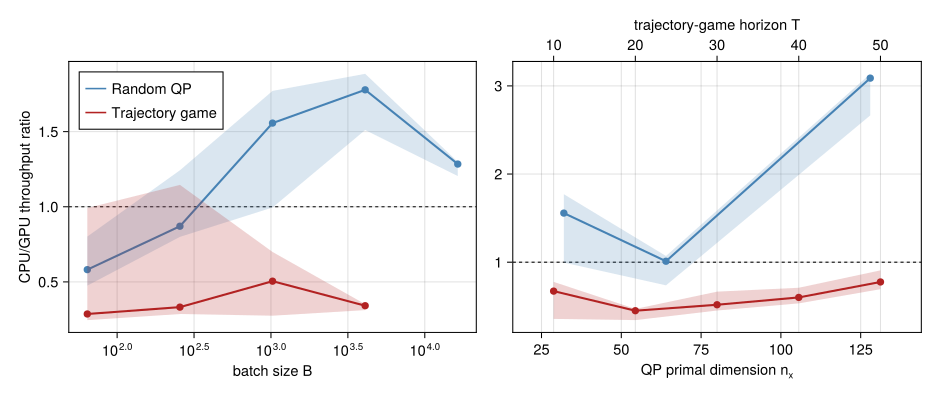

Julia code for this plot:
""" Generates the GPU-vs-CPU figure (§VII-D, fig:gpu): two panels, both plotting the same
quantity (CPU/GPU throughput ratio = CPU total time / GPU total time; >1 means GPU faster,
<1 means CPU faster). Left: vs. batch size B at the base per-instance size. Right: vs.
per-instance size at fixed B=1024 -- QP's n_x and the game's horizon T live on different
scales, so the right panel uses a twin x-axis (QP on bottom, game on top) sharing the
same y-axis, rather than conflating two different units on one axis.

All values are median-of-N from benchmark/results/per_rep.csv (see
verify_paper_numbers.jl's `median_reps` for the same pattern) -- N ranges from 5 (the
larger problem sizes / long horizons, added in commit 79f12df) to 30 (the base
configs). The game side uses warm_start=true, matching the paper's choice to restrict
the game comparison to the warm-started regime (§VII-D).

Each curve is shown with a shaded band: a CONSERVATIVE envelope
[min(CPU)/max(GPU), max(CPU)/min(GPU)] over the N repeated trials, not a statistical
confidence interval on the ratio itself (CPU and GPU reps are independent, unpaired
repeated trials of the same fixed computation, so there is no natural per-rep pairing
to bootstrap a tighter interval from). This is deliberately the widest reasonable band
given the two marginals; the true variability in the ratio is likely somewhat smaller.

Run with: julia --project=benchmark docs/paper/figures/gpu_vs_cpu.jl
Output:   docs/paper/figures/gpu_vs_cpu.pdf
"""

using Statistics: median
using CairoMakie
using CairoMakie: rich, subscript

const RESULTS = normpath(joinpath(@__DIR__, "..", "..", "..", "benchmark", "results"))

function readcsv(path)
    lines = readlines(path)
    header = [Symbol(replace(h, "/" => "_")) for h in split(lines[1], ",")]
    rows = NamedTuple[]
    for line in lines[2:end]
        isempty(line) && continue
        fields = split(line, ",")
        vals = map(fields) do f
            isempty(f) && return missing
            v = tryparse(Float64, f)
            v === nothing ? String(f) : v
        end
        push!(rows, NamedTuple{Tuple(header)}(Tuple(vals)))
    end
    rows
end
filt(rows; kw...) = filter(r -> all(getproperty(r, k) == v for (k, v) in pairs(kw)), rows)

pr = readcsv(joinpath(RESULTS, "per_rep.csv"))

"Conservative [lo, med, hi] envelope for the CPU/GPU total-time ratio over N repeated trials."
function speedup_stats(; kw...)
    cpu = filt(pr; device = "cpu", kw...)
    gpu = filt(pr; device = "gpu", kw...)
    (isempty(cpu) || isempty(gpu)) && return (; lo = NaN, med = NaN, hi = NaN)
    cpu_t = getproperty.(cpu, :total_time_s)
    gpu_t = getproperty.(gpu, :total_time_s)
    (;
        lo = minimum(cpu_t) / maximum(gpu_t),
        med = median(cpu_t) / median(gpu_t),
        hi = maximum(cpu_t) / minimum(gpu_t),
    )
end

"Draw a shaded min/max band plus the median line+markers for one series."
function plot_series!(ax, xs, stats; color)
    band!(ax, xs, getproperty.(stats, :lo), getproperty.(stats, :hi); color = (color, 0.2))
    lines!(ax, xs, getproperty.(stats, :med); color, linewidth = 2)
    scatter!(ax, xs, getproperty.(stats, :med); color, markersize = 10)
end

fig = Figure(; size = (900, 380))

# ---- Left: vs. batch size B, at base per-instance size (p32i16 / T10) --------------
axL = Axis(
    fig[1, 1];
    xlabel = "batch size B", ylabel = "CPU/GPU throughput ratio",
    xscale = log10,
)
hlines!(axL, [1]; color = :black, linestyle = :dash, linewidth = 1)

qp_B = [64.0, 256.0, 1024.0, 4096.0, 16384.0]
qp_stats_B = [speedup_stats(; problem = "qp", size = "p32i16", solver = "batched", warm_start = "false", num_samples = B) for B in qp_B]
plot_series!(axL, qp_B, qp_stats_B; color = :steelblue)

game_B = [64.0, 256.0, 1024.0, 4096.0]
game_stats_B = [speedup_stats(; problem = "game", size = "T10", solver = "batched", warm_start = "false", num_samples = B) for B in game_B]
plot_series!(axL, game_B, game_stats_B; color = :firebrick)

# Manual legend entries (plot_series! doesn't tag `label`s, since the band shouldn't get one).
Legend(
    fig[1, 1], [LineElement(; color = :steelblue), LineElement(; color = :firebrick)],
    ["Random QP", "Trajectory game"]; tellwidth = false, tellheight = false, halign = :left, valign = :top, margin = (10, 10, 10, 10),
)

# ---- Right: vs. per-instance size at fixed B = 1024 (twin x-axis) -----------------
axR = Axis(
    fig[1, 2];
    xlabel = rich("QP primal dimension ", "n", subscript("x")),
)
axR_top = Axis(fig[1, 2]; xaxisposition = :top, xlabel = "trajectory-game horizon T")
hidespines!(axR_top)
hideydecorations!(axR_top)
linkyaxes!(axR, axR_top)
hlines!(axR, [1]; color = :black, linestyle = :dash, linewidth = 1)

qp_nx = [32.0, 64.0, 128.0]
qp_sizes = ["p32i16", "p64i32", "p128i64"]
qp_stats_nx = [speedup_stats(; problem = "qp", size = sz, solver = "batched", warm_start = "false", num_samples = 1024.0) for sz in qp_sizes]
plot_series!(axR, qp_nx, qp_stats_nx; color = :steelblue)
xlims!(axR, 16, 144)

game_T = [10.0, 20.0, 30.0, 40.0, 50.0]
game_sizes = ["T10", "T20", "T30", "T40", "T50"]
game_stats_T = [speedup_stats(; problem = "game", size = sz, solver = "batched", warm_start = "true", num_samples = 1024.0) for sz in game_sizes]
plot_series!(axR_top, game_T, game_stats_T; color = :firebrick)
xlims!(axR_top, 5, 55)

outpath = joinpath(@__DIR__, "gpu_vs_cpu.pdf")
save(outpath, fig)
@info "Wrote $outpath"
@info "left QP" qp_B qp_stats_B
@info "left game" game_B game_stats_B
@info "right QP" qp_nx qp_stats_nx
@info "right game" game_T game_stats_T
